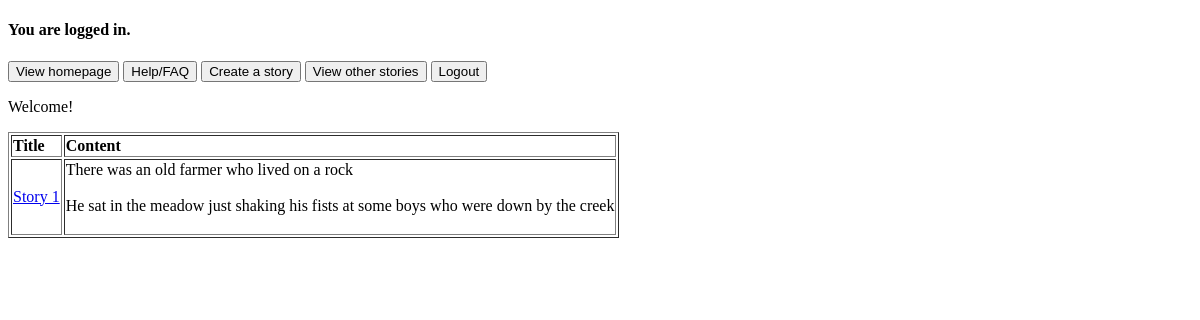
/ (signed in), run on an earlier commit of the app's database.
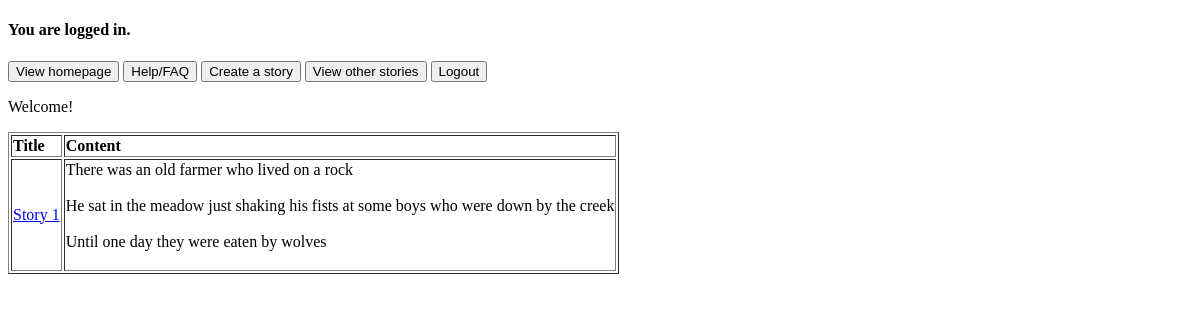
And on a later commit of the database.
### tables this page shows
CREATE TABLE storyUpdates(title TEXT, addition TEXT, user TEXT, timestamp TEXT);

### app.py (the view)
@app.route("/")
def home():
    if ('user' in session): #checks that a user is logged into a session, render welcome page)
        flash ("You are logged in.")
        stories = db_ops.fetchContributedToStories(session['user'])
        return render_template("welcome.html", stories=stories.items())
    return render_template("login.html") #if not, then render login page

### utl/db_ops.py (called while the page is built)
def fetchContributedToStories(user):
    db = sqlite3.connect(DB_FILE) #open if file exists, otherwise create
    c = db.cursor()               #facilitate db ops
    titles = []
    c.execute(
    """
        SELECT * FROM storyUpdates
        WHERE user = (?)
        GROUP BY title
        ORDER BY title DESC
    """, (user,)
    )
    for row in c:
        titles.append(str(row[0]))
    stories = {}
    for title in titles:
        c.execute(
        """
            SELECT * FROM storyUpdates
            WHERE title = (?)
            ORDER BY timestamp ASC
        """, (title,)
        )
        updates = []
        for update in c:
            updates.append(str(update[1]))
        stories[title] = updates
    db.close()  #close database
    return stories

### templates/welcome.html (shortened to what this page needs)
<!DOCTYPE html>
<html>
<head>
</head>
<body>
  {% set msgs = get_flashed_messages() %}
  {% for each in msgs %}
    <h4> {{ each }} </h4>
  {% endfor %}
  <a href="../"><input type="button" value="View homepage"></a>
  <a href=/static/help.html target="_blank"><input type="button" value="Help/FAQ"></a>
  <a href="../create"><input type="button" value="Create a story"></a>
  <a href="../stories"><input type="button" value="View other stories"></a>
  <a href="../logout"><input type="button" value="Logout"></a>
  <br>
  {% block content %}
    <p>Welcome!</p>
    <table border="1">
      <tr>
        <th align="left">Title</th>
        <th align="left">Content</th>
      </tr>
      {% for title, story in stories %}
        <tr>
          <td align="left"> <a href="../stories/{{ title }}"> {{ title }} </a> </td>
          <td align="left">
            {% for update in story %}
              {{ update }}
              <br><br>
            {% endfor %}
          </td>
        </tr>
      {% endfor %}
    </table>
  {% endblock %}
</body>
</html>

What changed in the data, as far as the page shows it:
added storyUpdates: addition "Until one day they were eaten by wolves"
